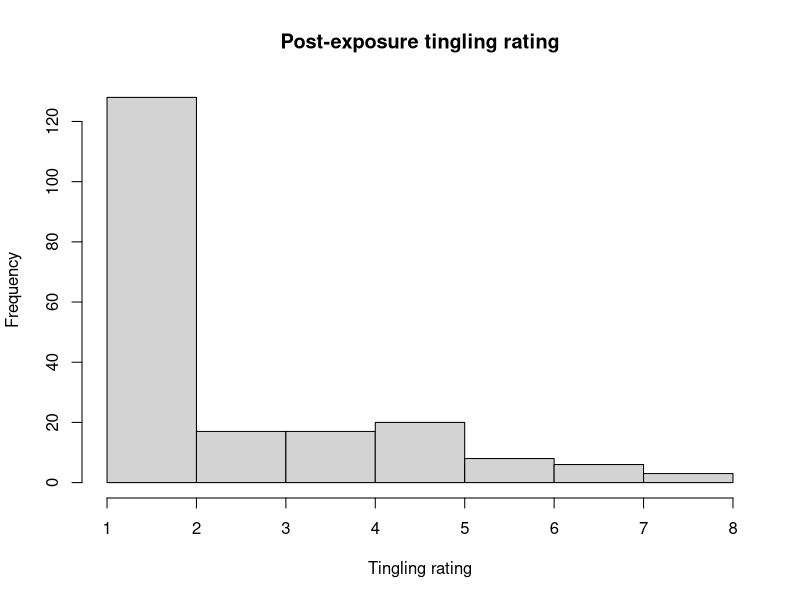

The R script that drew this image:
## ---- chunk 1
knitr::opts_chunk$set(echo = TRUE)

# Load packages
library(tidyverse)
library(haven)
library(labelled)
library(coin)
library(rstatix)

# Import low-frequency noise dataset
df <- read_sav("./data/low_freq_pilot_march.sav")

# Remove labels (convert to factors/numeric)
df <- df %>% 
  unlabelled()

## ---- chunk 2
# Rename follow-up symptom rating scales
df <- df %>% 
  rename(tingling_rating = Q23_1, 
         pressure_rating = Q23_2, 
         anxious_rating = Q23_3, 
         tired_rating = Q23_4, 
         dizziness_rating = Q23_5, 
         salivate_rating = Q23_6, 
         headache_rating = Q23_7, 
         throat_rating = Q23_8, 
         nausea_rating = Q23_9,
         gender = Q26,
         age = Q27)

names(df)

table(df$Group)

# Filter data for grouping variable (warning/no information) and follow-up symptom ratings
df <- df %>% 
  dplyr::select(tingling_rating:nausea_rating,
                Group:Nausea,
                gender,
                age)

names(df)

# Item check
df$x <- as.numeric(df$headache_rating)
table(df$x, df$headache_rating)

# Coding matches, therefore recode all side effect ratings as.numeric
df <- df %>% 
  mutate(across(tingling_rating:nausea_rating, as.numeric))

## ---- chunk 3

# library
library(psych)
library(gmodels)

# check gender differences
CrossTable(df$gender, df$Group,
           expected = TRUE,
           chisq = TRUE,
           fisher = TRUE,
           resid = TRUE,
           format = "SPSS")


# check for age differences
levels(df$age)

df$age_2 <- as.numeric(as.character(df$age))

describe(df$age_2)

kruskal.test(df$Group ~ df$age_2)

summary(df$nausea_rating)

## ---- chunk 4
# Non-normal distributions. E.g., 'vibrating or tingling sensations'
hist(df$tingling_rating, main = "Post-exposure tingling rating", xlab = "Tingling rating")
## ---- chunk 5
## Test each symptom per grouping var

# Tingling
wilcox.test(df$tingling_rating ~ df$Tingling, na.rm = TRUE)

# Tired
wilcox.test(df$tired_rating ~ df$Tired)

# Anxious
wilcox.test(df$anxious_rating ~ df$Anxious)

# Salivate
wilcox.test(df$salivate_rating ~ df$Salivate)

# Throat
wilcox.test(df$throat_rating ~ df$Throat)

# Pressure
wilcox.test(df$pressure_rating ~ df$Pressure)

# 'Dizziness or blurred vision'
wilcox.test(df$dizziness_rating ~ df$Dizziness)

effect_dizz <- df %>% 
  wilcox_effsize(dizziness_rating ~ Dizziness)

# 'Dull headache'
wilcox.test(df$headache_rating ~ df$Headache)

effect_head <- df %>% 
  wilcox_effsize(headache_rating ~ Headache)

# 'Nausau or queasiness'
wilcox.test(df$nausea_rating ~ df$Nausea)

effect_naus <- df %>% 
  wilcox_effsize(nausea_rating ~ Nausea)

effect_dizz 
effect_head 
effect_naus

## ---- chunk 6
# Create prop.table data frames for each symptom and multiply by 100 (by row) to get percentages
# Dizziness:
prop.table(table(df$Dizziness, df$dizziness_rating), 1)*100

# Headache:
prop.table(table(df$Headache, df$headache_rating), 1)*100

# Nausea:
prop.table(table(df$Nausea, df$nausea_rating), 1)*100
